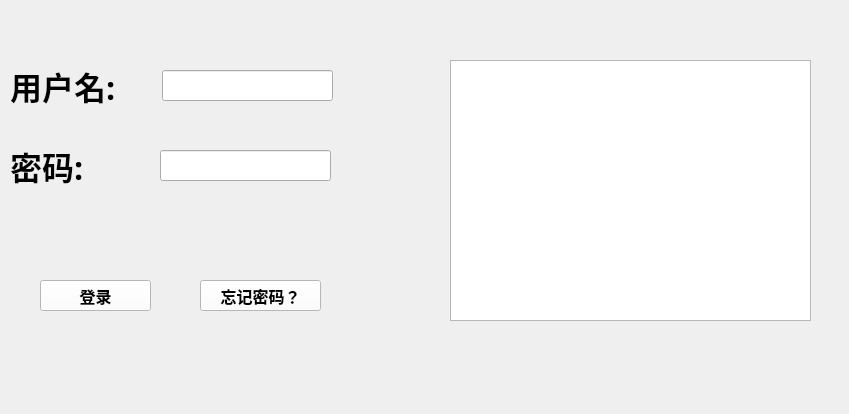
<?xml version="1.0" encoding="UTF-8"?>
<ui version="4.0">
 <class>FeiQQ</class>
 <widget class="QWidget" name="FeiQQ">
  <property name="geometry">
   <rect>
    <x>0</x>
    <y>0</y>
    <width>849</width>
    <height>414</height>
   </rect>
  </property>
  <property name="windowTitle">
   <string>FeiQQ</string>
  </property>
  <widget class="QLabel" name="label">
   <property name="geometry">
    <rect>
     <x>10</x>
     <y>60</y>
     <width>151</width>
     <height>51</height>
    </rect>
   </property>
   <property name="font">
    <font>
     <family>黑体</family>
     <pointsize>24</pointsize>
     <weight>75</weight>
     <bold>true</bold>
    </font>
   </property>
   <property name="text">
    <string>用户名:</string>
   </property>
  </widget>
  <widget class="QLabel" name="label_2">
   <property name="geometry">
    <rect>
     <x>10</x>
     <y>140</y>
     <width>151</width>
     <height>51</height>
    </rect>
   </property>
   <property name="font">
    <font>
     <family>黑体</family>
     <pointsize>24</pointsize>
     <weight>75</weight>
     <bold>true</bold>
    </font>
   </property>
   <property name="text">
    <string>密码:</string>
   </property>
  </widget>
  <widget class="QLineEdit" name="lineEdit">
   <property name="geometry">
    <rect>
     <x>162</x>
     <y>70</y>
     <width>171</width>
     <height>31</height>
    </rect>
   </property>
  </widget>
  <widget class="QLineEdit" name="lineEdit_2">
   <property name="geometry">
    <rect>
     <x>160</x>
     <y>150</y>
     <width>171</width>
     <height>31</height>
    </rect>
   </property>
  </widget>
  <widget class="QPushButton" name="pushButton">
   <property name="geometry">
    <rect>
     <x>40</x>
     <y>280</y>
     <width>111</width>
     <height>31</height>
    </rect>
   </property>
   <property name="font">
    <font>
     <family>新宋体</family>
     <pointsize>12</pointsize>
     <weight>75</weight>
     <bold>true</bold>
    </font>
   </property>
   <property name="styleSheet">
    <string notr="true">background-color: white;</string>
   </property>
   <property name="text">
    <string>登录</string>
   </property>
  </widget>
  <widget class="QPushButton" name="pushButton_2">
   <property name="geometry">
    <rect>
     <x>200</x>
     <y>280</y>
     <width>121</width>
     <height>31</height>
    </rect>
   </property>
   <property name="font">
    <font>
     <family>新宋体</family>
     <pointsize>12</pointsize>
     <weight>75</weight>
     <bold>true</bold>
    </font>
   </property>
   <property name="styleSheet">
    <string notr="true">background-color: white;</string>
   </property>
   <property name="text">
    <string>忘记密码？</string>
   </property>
  </widget>
  <widget class="QTextBrowser" name="textBrowser">
   <property name="geometry">
    <rect>
     <x>450</x>
     <y>60</y>
     <width>361</width>
     <height>261</height>
    </rect>
   </property>
  </widget>
 </widget>
 <resources/>
 <connections/>
</ui>
